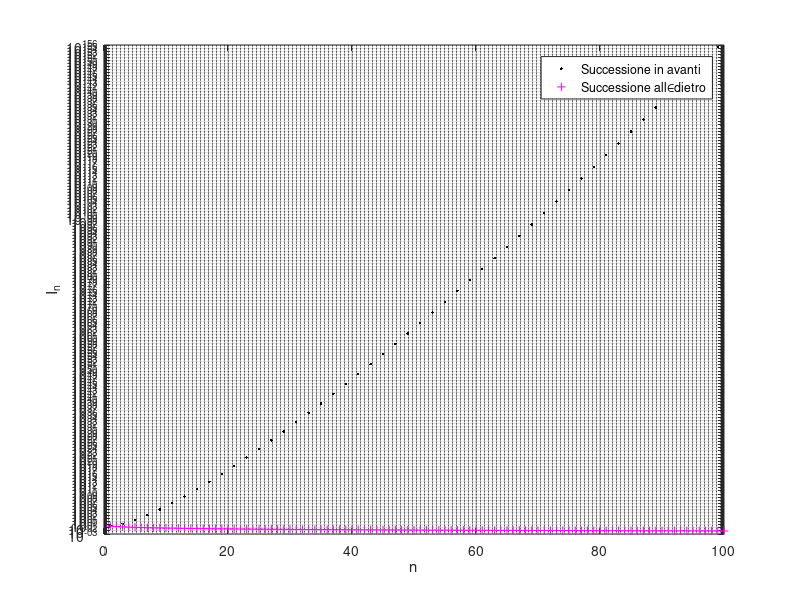

This chart was generated by the following MATLAB code:
%esercizio lab1
%che errore mi da se metto I(1) fuori? %Errore nell'assegnazione di I(1) fuori dal ciclo: Se metti I(1) fuori dal ciclo, e poi nel ciclo cerchi di aggiornare I(n+1) per n = 1, 2, ..., 100, probabilmente stai cercando di usare un array che non è stato allocato correttamente
%I(1)=exp(-1) *(exp(1)-1);
%for n=1:100
%    I(n+1) = 1-(n+1)*I(n);
%end
%s = I(n);

%I(1000)=0;
%for n=1000:0
%    I(n-1)=(1-I(n))/n;
%end
%t = I(n);

%semilogy(0:1000, s, 'k.');
%semilogy(0:1000, t, 'm+');

% Esercizio lab1: Successione in avanti e all'indietro
% Calcolare In per n = 1:100 mediante la successione in avanti
% I0 = e^(1) * (e - 1)
% In+1 = 1 - (n+1) * In
% Successione all'indietro:
% I1000 = 0
% In-1 = (1 - In) / n

% Esercizio lab1: Successione in avanti e all'indietro
% Calcolare In per n = 1:100 mediante la successione in avanti
% I0 = e^(1) * (e - 1)
% In+1 = 1 - (n+1) * In
% Successione all'indietro:
% I1000 = 0
% In-1 = (1 - In) / n

% Successione in avanti
I(1) = exp(-1) * (exp(1) - 1);  % Inizializza I(1)

% Calcolo della successione in avanti
for n = 1:100
    I(n + 1) = 1 - (n + 1) * I(n);  % Successione in avanti
end
s = I(1:100);  % Salva i valori della successione in avanti

% Successione all'indietro
I(1000) = 0;  % Inizializza I1000
for n = 1000:-1:2  % Partiamo da 1000 e scendiamo fino a 2
    I(n - 1) = (1 - I(n)) / n;  % Successione all'indietro
end
t = I(1:100);  % Salva i valori della successione all'indietro

% Creazione del grafico semilogaritmico
figure;  % Crea una nuova finestra grafica
semilogy(1:100, s, 'k.');  % Grafico della successione in avanti
hold on;  % Mantieni il grafico corrente
semilogy(1:100, t, 'm+');  % Grafico della successione all'indietro
xlabel('n');  % Etichetta dell'asse x
ylabel('I_n');  % Etichetta dell'asse y
legend('Successione in avanti', 'Successione all\indietro');  % Aggiungi la legenda
grid on;  % Aggiungi la griglia
